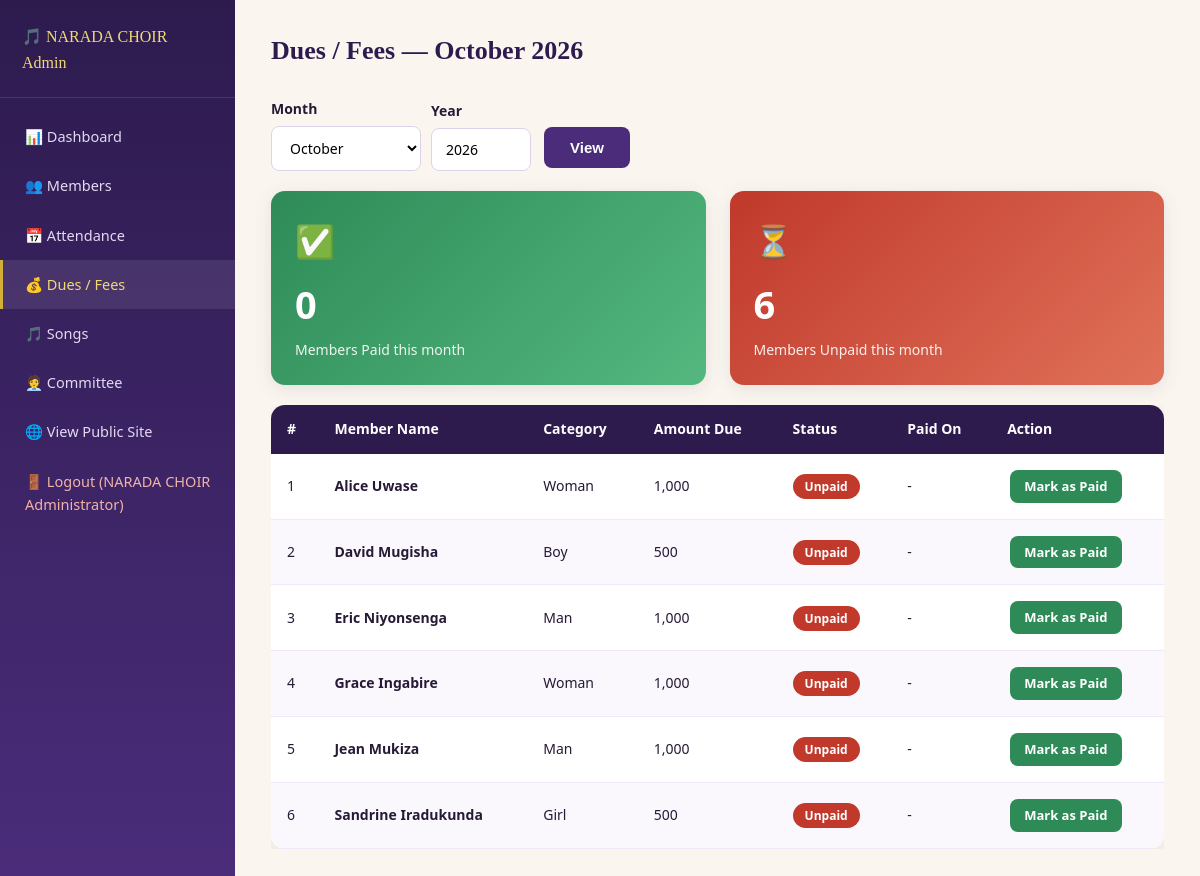
Screenshot of /admin/dues.php (signed in) with the database file from the repository.
### tables this page shows
CREATE TABLE members (
    id INT AUTO_INCREMENT PRIMARY KEY,
    full_name VARCHAR(100) NOT NULL,
    gender ENUM('Male','Female') NOT NULL,
    category ENUM('Man','Woman','Boy','Girl') NOT NULL,
    phone VARCHAR(30),
    email VARCHAR(100) DEFAULT NULL,
    location VARCHAR(150) DEFAULT NULL,
    voice_part VARCHAR(30) DEFAULT NULL,
    photo VARCHAR(255) DEFAULT NULL,
    joined_date DATE DEFAULT NULL,
    monthly_due DECIMAL(10,2) DEFAULT 1000.00,
    status ENUM('Active','Inactive') DEFAULT 'Active',
    created_at TIMESTAMP DEFAULT CURRENT_TIMESTAMP
);

### admin/dues.php (the view, shortened to what this page needs)
<?php
require_once '../config/db.php';
$month = (int)($_GET['month'] ?? date('n'));
$year  = (int)($_GET['year']  ?? date('Y'));
$rows = $pdo->prepare(
    "SELECT m.id,m.full_name,m.category,m.monthly_due,
            d.status AS due_status, d.paid_date
     FROM members m
     LEFT JOIN dues d ON d.member_id=m.id AND d.due_month=? AND d.due_year=?
     WHERE m.status='Active'
     ORDER BY m.full_name ASC"
);
$rows->execute([$month,$year]);
$rows = $rows->fetchAll();
$paidCount   = count(array_filter($rows, fn($r) => $r['due_status']==='Paid'));
$unpaidCount = count($rows) - $paidCount;
$months = [1=>'January',2=>'February',3=>'March',4=>'April',5=>'May',6=>'June',
           7=>'July',8=>'August',9=>'September',10=>'October',11=>'November',12=>'December'];
require '_sidebar.php';
?>
<div class="admin-topbar">
  <h1>Dues / Fees — <?= $months[$month] ?> <?= $year ?></h1>
</div>
<form method="GET" class="flex gap-10 mb-20" style="align-items:flex-end;flex-wrap:wrap;">
  <div class="form-group" style="margin-bottom:0;">
    <label>Month</label>
    <select name="month" style="width:150px;">
      <?php foreach ($months as $num => $name): ?>
        <option value="<?= $num ?>" <?= $num===$month?'selected':'' ?>><?= $name ?></option>
      <?php endforeach; ?>
    </select>
  </div>
  <div class="form-group" style="margin-bottom:0;">
    <label>Year</label>
    <input type="number" name="year" value="<?= $year ?>" style="width:100px;">
  </div>
  <button type="submit" class="btn btn-purple">View</button>
</form>
<div class="grid grid-2 mb-20">
  <div class="stat-card paid">
    <div class="stat-icon">✅</div>
    <div class="stat-number"><?= $paidCount ?></div>
    <div class="stat-label">Members Paid this month</div>
  </div>
  <div class="stat-card unpaid">
    <div class="stat-icon">⏳</div>
    <div class="stat-number"><?= $unpaidCount ?></div>
    <div class="stat-label">Members Unpaid this month</div>
  </div>
</div>
<div style="overflow-x:auto;">
  <table>
    <thead>
      <tr><th>#</th><th>Member Name</th><th>Category</th><th>Amount Due</th><th>Status</th><th>Paid On</th><th>Action</th></tr>
    </thead>
    <tbody>
      <?php foreach ($rows as $i => $r): ?>
        <?php $status = $r['due_status'] ?? 'Unpaid'; ?>
        <tr>
          <td><?= $i+1 ?></td>
          <td><strong><?= htmlspecialchars($r['full_name']) ?></strong></td>
          <td><?= htmlspecialchars($r['category']) ?></td>
          <td><?= number_format($r['monthly_due'],0) ?></td>
          <td><span class="badge badge-<?= strtolower($status) ?>"><?= $status ?></span></td>
          <td><?= $r['paid_date'] ? date('d M Y',strtotime($r['paid_date'])) : '-' ?></td>
          <td>
            <a href="dues.php?toggle=<?= $r['id'] ?>&month=<?= $month ?>&year=<?= $year ?>"
               class="btn btn-sm <?= $status==='Paid'?'btn-danger':'btn-success' ?>">
              Mark as <?= $status==='Paid'?'Unpaid':'Paid' ?>
            </a>
          </td>
        </tr>
      <?php endforeach; ?>
    </tbody>
  </table>
</div>
<?php require '_footer.php'; ?>

### css/style.css (style rules this page uses)
:root { --deep-purple: #2d1b4e; --royal-purple: #4a2c7a; --soft-purple: #6b4596; --gold: #d4af37; --gold-light: #f0d878; --cream: #faf6ef; --ink: #261a36; --gray-text: #5f5870; --white: #ffffff; --success: #2e8b57; --danger: #c0392b; --warning: #d4881f; --card-shadow: 0 4px 18px rgba(45,27,78,0.10); --card-shadow-hover: 0 10px 28px rgba(45,27,78,0.18); --radius: 14px; --radius-sm: 8px; }
* { box-sizing: border-box; }
body { margin:0; font-family:'Segoe UI',Tahoma,Geneva,Verdana,sans-serif; background:var(--cream); color:var(--ink); line-height:1.6; }
h1,h2,h3,h4 { font-family:Georgia,'Times New Roman',serif; color:var(--deep-purple); margin-top:0; }
a { text-decoration:none; color:var(--soft-purple); }
.btn { display:inline-block; padding:12px 26px; border-radius:var(--radius-sm); border:none; cursor:pointer; font-size:15px; font-weight:700; transition:transform 0.15s,box-shadow 0.15s; margin:3px; }
.btn-purple { background:var(--royal-purple); color:var(--white) !important; }
.btn-success { background:var(--success); color:var(--white) !important; }
.btn-sm { padding:6px 14px; font-size:13px; }
.grid { display:grid; gap:24px; }
.grid-2 { grid-template-columns:repeat(2,1fr); }
.stat-card { border-radius:var(--radius); padding:24px; color:var(--white); box-shadow:var(--card-shadow); }
.stat-card .stat-icon { font-size:32px; }
.stat-card .stat-number { font-size:38px; font-weight:bold; margin:8px 0 4px; }
.stat-card .stat-label { font-size:14px; opacity:0.9; }
.stat-card.paid { background:linear-gradient(135deg,#2e8b57,#54b87f); }
.stat-card.unpaid { background:linear-gradient(135deg,#c0392b,#e07159); }
table { width:100%; border-collapse:collapse; background:var(--white); border-radius:var(--radius); overflow:hidden; box-shadow:var(--card-shadow); }
thead { background:var(--deep-purple); color:var(--white); }
th,td { padding:13px 16px; text-align:left; font-size:14px; }
tbody tr { border-bottom:1px solid #f0e8fa; }
tbody tr:nth-child(even) { background:#faf7fd; }
.badge { padding:4px 12px; border-radius:20px; font-size:12px; font-weight:700; color:var(--white); }
.badge-unpaid,.badge-absent,.badge-inactive { background:var(--danger); }
.form-group { margin-bottom:18px; }
label { display:block; margin-bottom:6px; font-weight:600; color:var(--ink); font-size:14px; }
input,select,textarea { width:100%; padding:11px 14px; border:1.5px solid #ddd2ea; border-radius:var(--radius-sm); font-size:14px; background:#fff; font-family:inherit; }
.admin-topbar { display:flex; justify-content:space-between; align-items:center; margin-bottom:26px; }
.admin-topbar h1 { font-size:26px; margin:0; }
.flex { display:flex; }
.gap-10 { gap:10px; }
.mb-20 { margin-bottom:20px; }

### rows the page displays
members: full_name "Alice Uwase", category "Woman", monthly_due "1,000", status "Unpaid"
members: full_name "David Mugisha", category "Boy", monthly_due "500", status "Unpaid"
members: full_name "Eric Niyonsenga", category "Man", monthly_due "1,000", status "Unpaid"
members: full_name "Grace Ingabire", category "Woman", monthly_due "1,000", status "Unpaid"
members: full_name "Jean Mukiza", category "Man", monthly_due "1,000", status "Unpaid"
members: full_name "Sandrine Iradukunda", category "Girl", monthly_due "500", status "Unpaid"

### other values shown
$_SESSION['admin_name'] "NARADA CHOIR Administrator"
$months[$month] "October"
$year "2026"
$paidCount "0"
$unpaidCount "6"
form field month "October"
